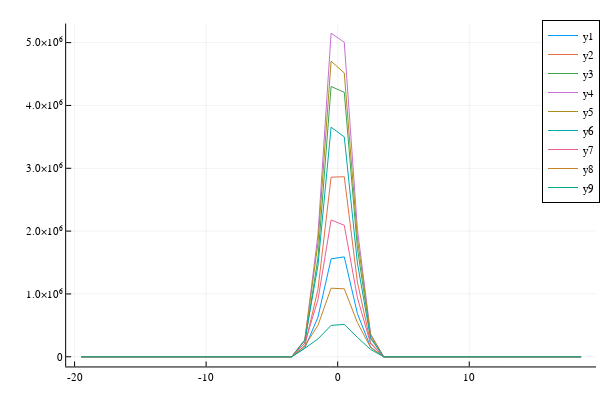

Notebook code cell kept with this figure:
### Code cell
s2 = findfirst(x->x>λ2*1e6,λaxe);
plot(daxe,hlaser.weights[:,s2-4:s2+4])

### Figure 1 — Plotly figure (JSON) as saved in the notebook; plotly's stock layout.template omitted (floating-point values rounded to 4 significant figures)
{"data": [{"colorbar": {"len": 0.9525, "title": "", "x": 0.9934, "y": 0.5139}, "legendgroup": "y1", "line": {"color": "rgba(0, 154, 250, 1.000)", "dash": "solid", "shape": "linear", "width": 1}, "mode": "lines", "name": "y1", "showlegend": true, "type": "scatter", "x": [-19.5, -18.5, -17.5, -16.5, -15.5, -14.5, -13.5, -12.5, -11.5, -10.5, -9.5, -8.5, -7.5, -6.5, -5.5, -4.5, -3.5, -2.5, -1.5, -0.5, 0.5, 1.5, 2.5, 3.5, 4.5, 5.5, 6.5, 7.5, 8.5, 9.5, 10.5, 11.5, 12.5, 13.5, 14.5, 15.5, 16.5, 17.5, 18.5], "xaxis": "x", "y": [0, 0, 0, 0, 0, 0, 0, 0, 0, 0, 0, 0, 0, 0, 0, 0, 0, 137800.0, 629700.0, 1559000.0, 1590000.0, 686500.0, 154400.0, 0, 0, 0, 0, 0, 0, 0, 0, 0, 0, 0, 0, 0, 0, 0, 0], "yaxis": "y"}, {"colorbar": {"len": 0.9525, "title": "", "x": 0.9934, "y": 0.5139}, "legendgroup": "y2", "line": {"color": "rgba(227, 111, 71, 1.000)", "dash": "solid", "shape": "linear", "width": 1}, "mode": "lines", "name": "y2", "showlegend": true, "type": "scatter", "x": [-19.5, -18.5, -17.5, -16.5, -15.5, -14.5, -13.5, -12.5, -11.5, -10.5, -9.5, -8.5, -7.5, -6.5, -5.5, -4.5, -3.5, -2.5, -1.5, -0.5, 0.5, 1.5, 2.5, 3.5, 4.5, 5.5, 6.5, 7.5, 8.5, 9.5, 10.5, 11.5, 12.5, 13.5, 14.5, 15.5, 16.5, 17.5, 18.5], "xaxis": "x", "y": [0, 0, 0, 0, 0, 0, 0, 0, 0, 0, 0, 0, 0, 0, 0, 0, 49.51, 169000.0, 1073000.0, 2859000.0, 2865000.0, 1188000.0, 222000.0, 57.37, 0, 0, 0, 0, 0, 0, 0, 0, 0, 0, 0, 0, 0, 0, 0], "yaxis": "y"}, {"colorbar": {"len": 0.9525, "title": "", "x": 0.9934, "y": 0.5139}, "legendgroup": "y3", "line": {"color": "rgba(62, 164, 78, 1.000)", "dash": "solid", "shape": "linear", "width": 1}, "mode": "lines", "name": "y3", "showlegend": true, "type": "scatter", "x": [-19.5, -18.5, -17.5, -16.5, -15.5, -14.5, -13.5, -12.5, -11.5, -10.5, -9.5, -8.5, -7.5, -6.5, -5.5, -4.5, -3.5, -2.5, -1.5, -0.5, 0.5, 1.5, 2.5, 3.5, 4.5, 5.5, 6.5, 7.5, 8.5, 9.5, 10.5, 11.5, 12.5, 13.5, 14.5, 15.5, 16.5, 17.5, 18.5], "xaxis": "x", "y": [0, 0, 0, 0, 0, 0, 0, 0, 0, 0, 0, 0, 0, 0, 0, 16.51, 82.05, 216800.0, 1576000.0, 4302000.0, 4209000.0, 1727000.0, 309000.0, 0, 0, 0, 0, 0, 0, 0, 0, 0, 0, 0, 0, 0, 0, 0, 0], "yaxis": "y"}, {"colorbar": {"len": 0.9525, "title": "", "x": 0.9934, "y": 0.5139}, "legendgroup": "y4", "line": {"color": "rgba(195, 113, 210, 1.000)", "dash": "solid", "shape": "linear", "width": 1}, "mode": "lines", "name": "y4", "showlegend": true, "type": "scatter", "x": [-19.5, -18.5, -17.5, -16.5, -15.5, -14.5, -13.5, -12.5, -11.5, -10.5, -9.5, -8.5, -7.5, -6.5, -5.5, -4.5, -3.5, -2.5, -1.5, -0.5, 0.5, 1.5, 2.5, 3.5, 4.5, 5.5, 6.5, 7.5, 8.5, 9.5, 10.5, 11.5, 12.5, 13.5, 14.5, 15.5, 16.5, 17.5, 18.5], "xaxis": "x", "y": [0, 0, 0, 0, 0, 0, 0, 0, 0, 0, 0, 0, 0, 0, 0, 0, 22.52, 263700.0, 1940000.0, 5149000.0, 5006000.0, 2027000.0, 364400.0, 0, 0, 0, 0, 0, 0, 0, 0, 0, 0, 0, 0, 0, 0, 0, 0], "yaxis": "y"}, {"colorbar": {"len": 0.9525, "title": "", "x": 0.9934, "y": 0.5139}, "legendgroup": "y5", "line": {"color": "rgba(172, 142, 24, 1.000)", "dash": "solid", "shape": "linear", "width": 1}, "mode": "lines", "name": "y5", "showlegend": true, "type": "scatter", "x": [-19.5, -18.5, -17.5, -16.5, -15.5, -14.5, -13.5, -12.5, -11.5, -10.5, -9.5, -8.5, -7.5, -6.5, -5.5, -4.5, -3.5, -2.5, -1.5, -0.5, 0.5, 1.5, 2.5, 3.5, 4.5, 5.5, 6.5, 7.5, 8.5, 9.5, 10.5, 11.5, 12.5, 13.5, 14.5, 15.5, 16.5, 17.5, 18.5], "xaxis": "x", "y": [0, 0, 0, 0, 0, 0, 0, 0, 0, 0, 0, 0, 0, 0, 0, 0, 0, 271100.0, 1808000.0, 4705000.0, 4517000.0, 1880000.0, 346600.0, 51.62, 0, 0, 0, 0, 0, 0, 0, 0, 0, 0, 0, 0, 0, 0, 0], "yaxis": "y"}, {"colorbar": {"len": 0.9525, "title": "", "x": 0.9934, "y": 0.5139}, "legendgroup": "y6", "line": {"color": "rgba(0, 170, 174, 1.000)", "dash": "solid", "shape": "linear", "width": 1}, "mode": "lines", "name": "y6", "showlegend": true, "type": "scatter", "x": [-19.5, -18.5, -17.5, -16.5, -15.5, -14.5, -13.5, -12.5, -11.5, -10.5, -9.5, -8.5, -7.5, -6.5, -5.5, -4.5, -3.5, -2.5, -1.5, -0.5, 0.5, 1.5, 2.5, 3.5, 4.5, 5.5, 6.5, 7.5, 8.5, 9.5, 10.5, 11.5, 12.5, 13.5, 14.5, 15.5, 16.5, 17.5, 18.5], "xaxis": "x", "y": [0, 0, 0, 0, 0, 0, 0, 0, 0, 0, 0, 0, 0, 0, 0, 0, 0, 260100.0, 1452000.0, 3654000.0, 3500000.0, 1492000.0, 290200.0, 107.2, 0, 0, 0, 0, 0, 0, 0, 0, 0, 0, 0, 0, 0, 0, 0], "yaxis": "y"}, {"colorbar": {"len": 0.9525, "title": "", "x": 0.9934, "y": 0.5139}, "legendgroup": "y7", "line": {"color": "rgba(237, 94, 147, 1.000)", "dash": "solid", "shape": "linear", "width": 1}, "mode": "lines", "name": "y7", "showlegend": true, "type": "scatter", "x": [-19.5, -18.5, -17.5, -16.5, -15.5, -14.5, -13.5, -12.5, -11.5, -10.5, -9.5, -8.5, -7.5, -6.5, -5.5, -4.5, -3.5, -2.5, -1.5, -0.5, 0.5, 1.5, 2.5, 3.5, 4.5, 5.5, 6.5, 7.5, 8.5, 9.5, 10.5, 11.5, 12.5, 13.5, 14.5, 15.5, 16.5, 17.5, 18.5], "xaxis": "x", "y": [0, 0, 0, 0, 0, 0, 0, 0, 0, 0, 0, 0, 0, 0, 0, 0, 0, 218200.0, 907700.0, 2178000.0, 2094000.0, 938700.0, 206600.0, 199.5, 199.2, 0, 0, 0, 0, 0, 0, 0, 0, 0, 0, 0, 0, 0, 0], "yaxis": "y"}, {"colorbar": {"len": 0.9525, "title": "", "x": 0.9934, "y": 0.5139}, "legendgroup": "y8", "line": {"color": "rgba(198, 130, 37, 1.000)", "dash": "solid", "shape": "linear", "width": 1}, "mode": "lines", "name": "y8", "showlegend": true, "type": "scatter", "x": [-19.5, -18.5, -17.5, -16.5, -15.5, -14.5, -13.5, -12.5, -11.5, -10.5, -9.5, -8.5, -7.5, -6.5, -5.5, -4.5, -3.5, -2.5, -1.5, -0.5, 0.5, 1.5, 2.5, 3.5, 4.5, 5.5, 6.5, 7.5, 8.5, 9.5, 10.5, 11.5, 12.5, 13.5, 14.5, 15.5, 16.5, 17.5, 18.5], "xaxis": "x", "y": [0, 0, 0, 0, 0, 0, 0, 0, 0, 0, 0, 0, 0, 0, 0, 0, 0, 172300.0, 499600.0, 1091000.0, 1082000.0, 543500.0, 147900.0, 19.17, 18.44, 0, 0, 0, 0, 0, 0, 0, 0, 0, 0, 0, 0, 0, 0], "yaxis": "y"}, {"colorbar": {"len": 0.9525, "title": "", "x": 0.9934, "y": 0.5139}, "legendgroup": "y9", "line": {"color": "rgba(0, 169, 141, 1.000)", "dash": "solid", "shape": "linear", "width": 1}, "mode": "lines", "name": "y9", "showlegend": true, "type": "scatter", "x": [-19.5, -18.5, -17.5, -16.5, -15.5, -14.5, -13.5, -12.5, -11.5, -10.5, -9.5, -8.5, -7.5, -6.5, -5.5, -4.5, -3.5, -2.5, -1.5, -0.5, 0.5, 1.5, 2.5, 3.5, 4.5, 5.5, 6.5, 7.5, 8.5, 9.5, 10.5, 11.5, 12.5, 13.5, 14.5, 15.5, 16.5, 17.5, 18.5], "xaxis": "x", "y": [0, 0, 0, 0, 0, 0, 0, 0, 0, 0, 0, 0, 0, 0, 0, 0, 0, 134000.0, 283600.0, 499100.0, 514600.0, 308600.0, 116100.0, 36.23, 0, 0, 0, 0, 0, 0, 0, 0, 0, 0, 0, 0, 0, 0, 0], "yaxis": "y"}], "layout": {"annotations": [], "height": 400, "legend": {"bgcolor": "rgba(255, 255, 255, 1.000)", "bordercolor": "rgba(0, 0, 0, 1.000)", "borderwidth": 1, "font": {"color": "rgba(0, 0, 0, 1.000)", "family": "sans-serif", "size": 11}, "title": {"font": {"color": "rgba(0, 0, 0, 1.000)", "family": "sans-serif", "size": 15}, "text": ""}, "tracegroupgap": 0, "traceorder": "normal", "x": 1, "xanchor": "auto", "y": 1, "yanchor": "auto"}, "margin": {"b": 20, "l": 0, "r": 0, "t": 20}, "paper_bgcolor": "rgba(255, 255, 255, 1.000)", "plot_bgcolor": "rgba(255, 255, 255, 1.000)", "showlegend": true, "width": 600, "xaxis": {"anchor": "y", "domain": [0.1103, 0.9934], "gridcolor": "rgba(0, 0, 0, 0.100)", "gridwidth": 0.5, "linecolor": "rgba(0, 0, 0, 1.000)", "mirror": false, "range": [-20.64, 19.64], "showgrid": true, "showline": true, "showticklabels": true, "tickangle": 0, "tickcolor": "rgb(0, 0, 0)", "tickfont": {"color": "rgba(0, 0, 0, 1.000)", "family": "sans-serif", "size": 11}, "tickmode": "array", "ticks": "inside", "ticktext": ["-20", "-10", "0", "10"], "tickvals": [-20, -10, 0, 10], "title": "", "titlefont": {"color": "rgba(0, 0, 0, 1.000)", "family": "sans-serif", "size": 15}, "type": "-", "visible": true, "zeroline": false, "zerolinecolor": "rgba(0, 0, 0, 1.000)"}, "yaxis": {"anchor": "x", "domain": [0.03762, 0.9902], "gridcolor": "rgba(0, 0, 0, 0.100)", "gridwidth": 0.5, "linecolor": "rgba(0, 0, 0, 1.000)", "mirror": false, "range": [-154500.0, 5304000.0], "showgrid": true, "showline": true, "showticklabels": true, "tickangle": 0, "tickcolor": "rgb(0, 0, 0)", "tickfont": {"color": "rgba(0, 0, 0, 1.000)", "family": "sans-serif", "size": 11}, "tickmode": "array", "ticks": "inside", "ticktext": ["0", "1.0×10⁶", "2.0×10⁶", "3.0×10⁶", "4.0×10⁶", "5.0×10⁶"], "tickvals": [0, 1000000, 2000000, 3000000, 4000000, 5000000], "title": "", "titlefont": {"color": "rgba(0, 0, 0, 1.000)", "family": "sans-serif", "size": 15}, "type": "-", "visible": true, "zeroline": false, "zerolinecolor": "rgba(0, 0, 0, 1.000)"}}}
